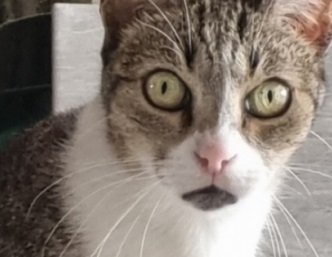
#> input picture Semana7/1-Fundamentos de procesamiento de im+ígenes/Gato.jpg, 332 x 257 px, found by its file name
$ jupyter execute Actividad4.ipynb
#> lines starting #> are read from the running program, lines starting #| are printed output that depends on the picture; after the words box and inside, x2 and y2 are one past the last pixel; in counts of white or black regions, pixels touching at a corner belong together
[cell 1]
#Carga del clasificador de cascada
import cv2
from google.colab.patches import cv2_imshow
faceClassifier = cv2.CascadeClassifier('/content/haarcascade_frontalcatface.xml')

image = cv2.imread('/Gato.jpg')
#> image is the input picture: shape (257, 332, 3); mean B, G, R 115.1, 123.7, 134.5

#se quita el color y griss
gray = cv2.cvtColor(image, cv2.COLOR_BGR2GRAY)
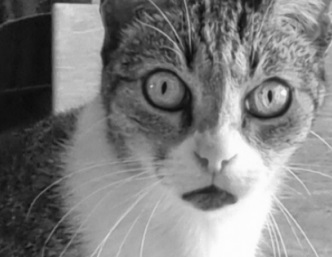
#> gray: shape (257, 332); min 7, max 255, mean 126

faces = faceClassifier.detectMultiScale(gray,
                                     scaleFactor=1.1,
                                     minNeighbors=5,
                                     minSize=(30, 30),
                                     maxSize=(200, 200)
                                  )
#> faces = [[141, 52, 163, 163]]
print(faces)
#| [[141  52 163 163]]

for (x, y, w, h) in faces:
    cv2.rectangle(image, (x, y), (x+w, y+h), (0, 255, 0), 2)
#> this loop made 1 pass
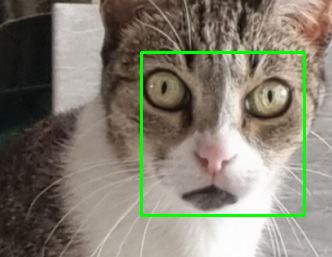
#> image: shape (257, 332, 3); 2.29% of pixels changed, all inside (x1, y1, x2, y2) = (140, 51, 306, 217)

cv2_imshow(image)
cv2.waitKey()
cv2.destroyAllWindows()

Varios gatos

[cell 2]
#Carga del clasificador de cascada
import cv2
from google.colab.patches import cv2_imshow
faceClassifier = cv2.CascadeClassifier('/content/haarcascade_frontalcatface.xml')

image = cv2.imread('/Gatos.jpg')
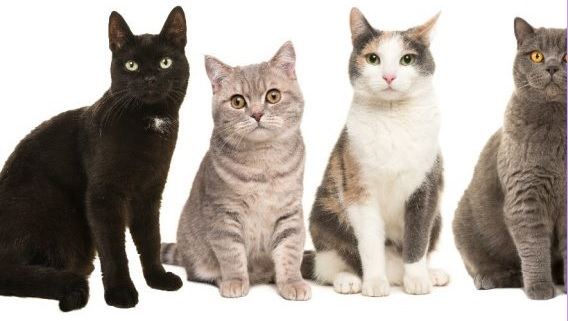
#> input picture Semana7/1-Fundamentos de procesamiento de im+ígenes/Imagenes/Gatos.jpg, 568 x 321 px, found by its file name
#> image is the input picture: shape (321, 568, 3); mean B, G, R 158.1, 165.8, 174.2

#se quita el color y griss
gray = cv2.cvtColor(image, cv2.COLOR_BGR2GRAY)
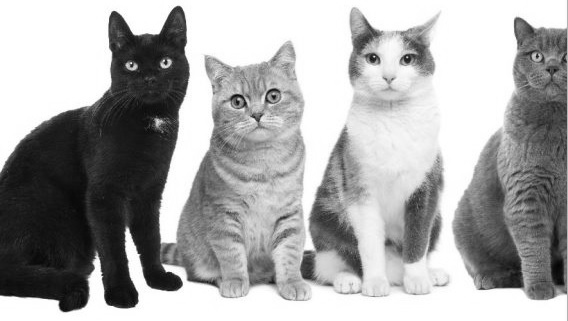
#> gray: shape (321, 568); min 3, max 255, mean 167.4

faces = faceClassifier.detectMultiScale(gray,
                                     scaleFactor=1.1,
                                     minNeighbors=5,
                                     minSize=(50, 50),
                                     maxSize=(200, 200)
                                  )
#> faces = [[352, 27, 78, 78]]
print(faces)
#| [[352  27  78  78]]

for (x, y, w, h) in faces:
    cv2.rectangle(image, (x, y), (x+w, y+h), (0, 255, 0), 2)
#> this loop made 1 pass
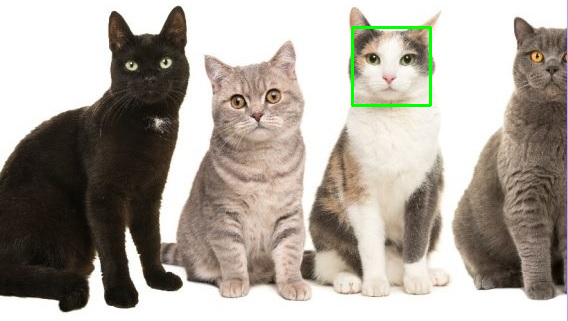
#> image: shape (321, 568, 3); 0.51% of pixels changed, all inside (x1, y1, x2, y2) = (351, 26, 432, 107)

cv2_imshow(image)
cv2.waitKey()
cv2.destroyAllWindows()
